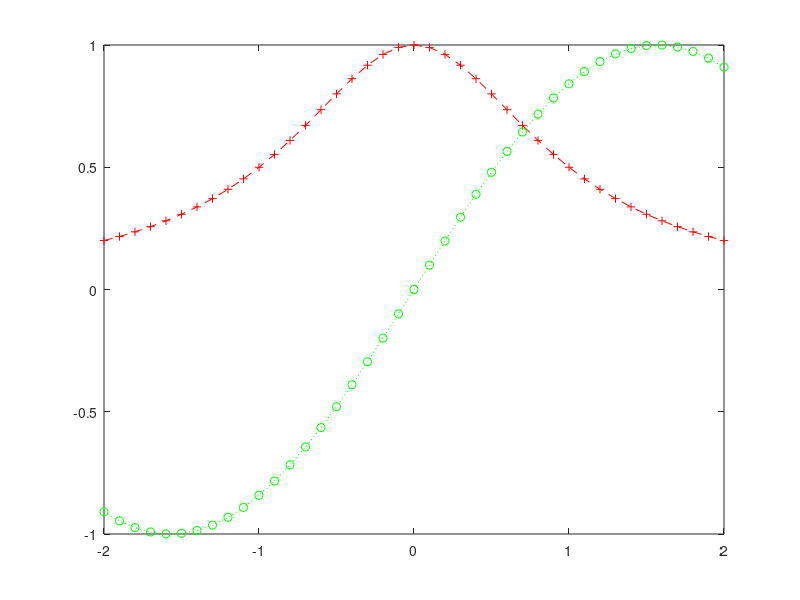

The MATLAB script that drew this image:
%% A Basic Introduction into MATLAB
% This file is formatted in such a way that it can serve for generating
% HTML-file or PDF-file (using pdfLaTeX) with code blocks while showing
% also the output of the included commands. Some symbols within the
% comments (like stars, underline symbols, etc.) in the source code
% (prefixed by the percent sign) serve for formatting the HTML-output of
% the script.
% 
% The name MATLAB is an abbreviation of MATrix LABoratory. It is a program
% designed for matrix computations more than 40 years ago.
%% 
% The basic usage of MATLAB:
% 
% * solving systems of linear equations,
% * computing eigenvalues and eigenvectors,
% * factorizations of matrices,
% * rich graphical capabilities,
% * it has a proprietary programming language,
% * designed to solve problems numerically - not for symbolic computations
%   (but also this is now possible using special packages - toolboxes).
%
% Nowadays it is de-facto standard for technical computing:
%
% * simulations,
% * control,
% * computer vision, and
% * machine learning.
%
%% 
% The majority of functions from MATLAB is implemented also in |GNU
% Octave|. |Octave| is a free multi-platform clone of MATLAB. It is
% available both for Windows and Linux. Only recently it has got an IDE,
% formerly its graphical output was possible only through |GNU Plot|.
% 
% There are more MATLAB clones. Such clone is |freemat| also for both
% Windows and Linux. |Octave| comes also with an IDE.
%% Simple Arithmetic
% How to enter numbers, vectors and matrices, and basic arithmetic.
% 
% The basic data type in MATLAB is an n-dimensional (primarily
% 2-dimensional) array of double-precision numbers. They are written as
% sequences of numbers surrounded by brackets. Elements of a matrix can be
% separated by spaces, tabs, and commas in rows. Semicolons and end of lines
% separate lines of matrices. First, let us enter two vectors - a row
% vector |x| and a column vector |y|. By multiplying |x| and |y| we obtain
% a matrix.
x=[2,3 4]
%%
y=[1;2]
%%
z=y*x

%% 
% Entering a matrix
% 
% * on a single line, or
% * on multiple lines
A=[2.3  4.8 9.2; 21.34 1.3e12 9] 
%%
% When MATLAB displays the matrix |A|, it prints a common coefficient
% |1.0e+012 *| in the front of the matrix. All entries in the following
% matrix must be multiplied by this coefficient.
% 
B = [ 1 9 23
        21 2 1
        9 11 99]
%%
% Scalars are matrices of size |1x1|
a = 3.1
%%
u = a*z
%% 
% In names, MATLAB distinguishes between lowercase and uppercase letters.
% Variables are not declared but arise by an assignment. The list of
% currently defined variables can be obtained using a command |who|
who
%%
% More details about defined variable prints the function |whos| or the
% window *Workspace* in MATLAB IDE
whos
%%
% Arithmetic in MATLAB is "robust"
infinity = a/0
%%
zero = 1 / infinity
%%
WhatIsThis = infinity / infinity
%%
% 'NaN' is an abbreviation of "Not a Number".
%
% MATLAB can take square roots also form negative numbers
sqrt(-1)
%%
% MATLAB computes naturally with complex numbers. The imaginary unit can be
% denoted as |i| or |j|
(1+2i)*(1-2j)
%%
% MATLAB is a powerful calculator. The value of the last evaluated
% expression not assigned to any variable is stored in the variable |ans|
% 
2^3
%%
2^4
%%
2^100
%%
20^3-3*23/8
%%
sqrt(ans)
%%
% MATLAB knows many arithmetic, goniometric and other functions:
sin(4)
%%
sin(3*pi)+cos(1.23)^2
%%
log(2430)
%%
% What is the base for the logarithm function |log|? The help gives us the
% relevant information
help log
%%
% Better hypertext help can be obtained from the menu behind the button
% with a question mark within a blue circle. Another help with functions is
% provided by the button marked by _fx_ within the left margin of the
% *Command Window* of IDE. Further possibilities are demo-videos and
% demo-examples.
%%
% 
% <<HelpImg.jpg>>
% 
%% Matrix operations
% Standard matrix operations but also *matrix division*!
%
% *Standard Matrix Operations*
%
% An expression followed by the semicolon ';' is evaluated but the result
% is not displayed. Addition, subtraction
A = [1 2 3; 2 3 1; 0 7 3];
B = [1 1 1; 3 2 1; 7 6 5];
C = [3 3; 3 3; 4 3];
whos
%%
A+B
%%
A-B
%%
% The command |A+C| triggers an error message
% 
%  Error using ==> plus Matrix dimensions must agree.
%
% That is why it is not executed in this script.
%
%%
% Matrix multiplication:
D = A*C
%%
A*B
%%
B
%%
% A multiplication by a scalar value:
3*B
%%
% Multiplying only the corresponding components |.*|:
A.*B
%%
% *Matrix transpose*
%
% For a matrix of real values |A|, the expression |A'| returns the
% transpose of |A|.
A = [ 1 2 3; 4 5 6]
%%
A'
%%
% Actually, |A'| is the complex conjugate transpose of |A|, i.e. if |A| is
% complex with non-zero imaginary part, then the matrix |A'| is not only
% transposed but all imaginary parts of all components have sign opposite
% to the corresponding component of |A|.
B = A+1i*(rand(2,3)-0.5)
%%
B'
%%
% In case we would like to obtain 'plain' transpose for a complex matrix,
% we must precede the apostrophe by a dot:
B.'
%%
% *Functions Generating Matrices*
%
% |zeros(m,n)| is a zero matrix of size _mxn_
zeros(2,3)
%%
% |ones(m,n)| is a matrix of size _mxn_ containing ones only.
ones(2,3)
%%
% What vector or matrix we obtain by calling |ones(4)|?
%
% 
% |eye(n)| is the identity matrix of size _nxn_
eye(3)
%%
% |diag(v)| constructs a diagonal matrix which is zero except its diagonal
% that contains values from the vector |v|.
diag([1,2,3])
%%

%%
% *Solving systems of linear equations by "matrix division"*
%
% If a matrix _A_ is not singular, then the system of equations
% 
% $$Ax=b$$
%
% has a solution
%
% $$x=A^{-1}b$$
%
% In MATLAB we use the backslash as an operator of "division from the
% left". At first, we generate a random matrix |A|
A=rand(3,3)
%%
% and a random vector |b|
b=rand(3,1)
%%
% Then we solve the system
%
% $$Ax=b:$$
x=A\b
%%
% We can validate the result (obtained by a numeric method):
A*x-b
%% How to Generate Vectors
% For various purposes, we will need vectors with arithmetic and other
% sequences.
%
% The growing sequence of integers between |A| and |B| can be generated as
% |A:B|
t = 1:6
%%
% This is an arithmetic sequence with the step of size 1 but the size of
% the step can be arbitrary. The sequence from |A| to |B| with step of size
% |Step| we get as |A:Step:B|
t=-1:0.2:1
%%
% Even negative steps are possible
t = 20:-3:1
%%
% Similarly, the function |linspace(A,B,N)| returns |N| numbers which
% divide the interval
% 
% $$<A,B>$$
%
% into |N-1| segments of equal size.
linspace(0,1,11)
%%
% The logarithmic sequence between |10^A| and |10^B| is produced by the
% function |logspace(A,B,N)|
logspace(1,6,7)
%% Vectorized Functions
% Whenever possible, each function in MATLAB is so-called vectorized. This
% means that the argument of the function can be a vector (or a matrix) and
% the function returns another vector (or matrix) of the same size whose
% entries are the function values of the entries of the original argument.
% E.g. the table of the function _sin(2t)_ on the interval
%
% $$ <0 ,\pi>$$
 t = 0:0.1:pi
 %%
 % is obtained as
tab = sin(2*t)
%% 
% We can plot easily a graph of this function
plot(t,tab)
%%
% Be careful with multiplication and division. Usually, we want to compute a
% function for each entry of an array. Example: We want to draw a graph of
% the function
%
% $$1/(1+x^2)$$
x = -2:0.1:2;
y = 1./(1+x.^2);
plot(x,y)
%% Function Plotting
% MATLAB enables us to draw both 2D and 3D graphs. We have already seen
% the plotting of a 2D graph with the function |plot(x,y)|. This function
% accepts also a third parameter. The third parameter specifies the
% parameters of the drawing. E.g. the color of the graph - the red color:
plot(x,y,'r')
%%
% For a green graph with a dashed line:
plot(x,y,'g--')
%%
% Without connecting the depicted points. Points as little circles:
plot(x,y,'o')
%%
% Without connecting the depicted points. Points as little crosses:
plot(x,y,'+')
%%
% For further possibilities see the help for |plot|.
%
% It is possible to label the graph. |xlabel('string')| and
% |ylabel('string')| change the labels of the x- and y-axes in the graph.
plot(x,y)
xlabel('x values');
ylabel('1/(1+x^2)');
%% 
% |grid| adds a rectangular grid to the plot. |hold on| "holds" the current
% graph and enables to add more graphs into the already drawn  one
hold on
grid
plot(x,sin(x))
%%
% |hold off| stops "holding" of the graph.
hold off
%%
% More than one graph can be plotted also by increasing the number of
% parameters in the call to |plot|.
plot(x,y,'r+--',x,sin(x),'go:')
%% Some Miscellaneous Functions 
% The function |max(x)| returns maximal element if |x| is a vector, or a
% vector of maximal elements in each column if |x| is a matrix. Further
% possibilities for calling |max| are described within the help.
max([2, -33.1,14,9])
%%
A
%%
max(A)
%%
% The function |min(x)| works similarly.
%
% |abs(x)| computes absolute value of entries of |x|.
abs([1, -3,-4, 2])
%%
% |size(x)| returns a vector with sizes of |x| in each dimension.
D = randn(2,3)
size(D)
%%
% |length(x)| yields "length" of the array |x|, i.e. |max(size(x))|.
length(D)
%%
% |save fname| saves the values of all currently defined variables into the
% file with the name |fname.mat|
%
%  save 'Tst.mat'
%%
% |save fname var1 var2| saves only the values of the specified variables
% to the file |fname.mat|
%
% |load fname| reads and restores values of all variables from the file
% |fname.mat|.
%
% |quit| ends MATLAB.
%% Working with Elements of Matrices
C = [1 2; 3 4; 5 6]
%%
% Accessing a single entry in a matrix
C(2,1)
%%
% The whole second row of matrix |C|
C(2,:)
%%
% The second and the third row of the matrix |C|
C(2:3,:)
%%
% The first column of matrix |C|
C(:,1)
%%
% Selecting entries from a vector
x=0:2:14
%%
idx = [ 3 1 4];
x(idx)
%%
% Indexing by a vector can be used also for changing entries of a matrix
% (or vector)
x(idx)=[1,2,3]
%% Formatting Output
% By default, MATLAB prints numbers with limited accuracy (5 digits) and
% often it inserts empty lines between lines of output. This can be
% changed. A higher number of displayed digits we get after the following
% command
format long
A
%%
% It is possible to force a format with exponent (floating-point format)
format long e
A
%%
% Another combination is short format with forced exponent
format short e
A
%%
% Or the short format without forced floating point format. Nevertheless,
% if necessary, the floating point format will be used, otherwise the fixed
% point format is used
format short
A
%%
% One of the most useful settings is the following command which suppresses
% unnecessary empty lines in output by which the out becomes more
% "compact".
format compact
A
%% Further Commands and Options 
% will be shown during the next lab
% 
% * programming with MATLAB,
% * sparse matrices,
% * structures,
% * cell arrays.
% 





